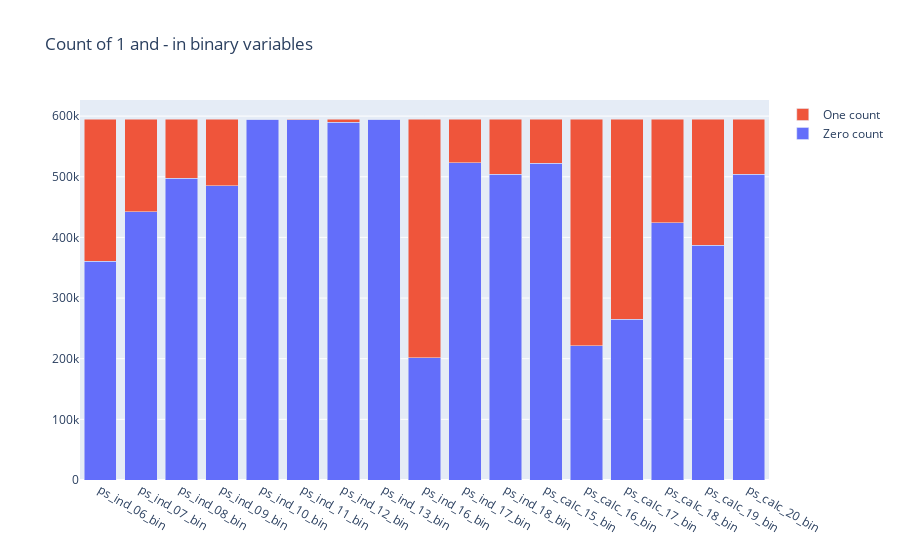

The notebook cell saved with this chart:
### Code cell
trace1 = go.Bar(
    x=bin_col,
    y=zero_list,
    name="Zero count"
)

trace2 = go.Bar(
    x=bin_col,
    y=one_list,
    name="One count"
)

data = [trace1, trace2]
layout = go.Layout(
    barmode="stack",
    title="Count of 1 and - in binary variables"
)

fig = go.Figure(data=data, layout=layout)
py.iplot(fig, filename="stacked-bar")

### Figure 1 — Plotly figure (JSON) as saved in the notebook; plotly's stock layout.template omitted (floating-point values rounded to 4 significant figures)
{"data": [{"name": "Zero count", "type": "bar", "x": ["ps_ind_06_bin", "ps_ind_07_bin", "ps_ind_08_bin", "ps_ind_09_bin", "ps_ind_10_bin", "ps_ind_11_bin", "ps_ind_12_bin", "ps_ind_13_bin", "ps_ind_16_bin", "ps_ind_17_bin", "ps_ind_18_bin", "ps_calc_15_bin", "ps_calc_16_bin", "ps_calc_17_bin", "ps_calc_18_bin", "ps_calc_19_bin", "ps_calc_20_bin"], "y": [360852, 442223, 497644, 484917, 594990, 594205, 589594, 594648, 201882, 523143, 503879, 522342, 221514, 265356, 424278, 387469, 503955]}, {"name": "One count", "type": "bar", "x": ["ps_ind_06_bin", "ps_ind_07_bin", "ps_ind_08_bin", "ps_ind_09_bin", "ps_ind_10_bin", "ps_ind_11_bin", "ps_ind_12_bin", "ps_ind_13_bin", "ps_ind_16_bin", "ps_ind_17_bin", "ps_ind_18_bin", "ps_calc_15_bin", "ps_calc_16_bin", "ps_calc_17_bin", "ps_calc_18_bin", "ps_calc_19_bin", "ps_calc_20_bin"], "y": [234360, 152989, 97568, 110295, 222, 1007, 5618, 564, 393330, 72069, 91333, 72870, 373698, 329856, 170934, 207743, 91257]}], "layout": {"barmode": "stack", "title": {"text": "Count of 1 and - in binary variables"}}}
